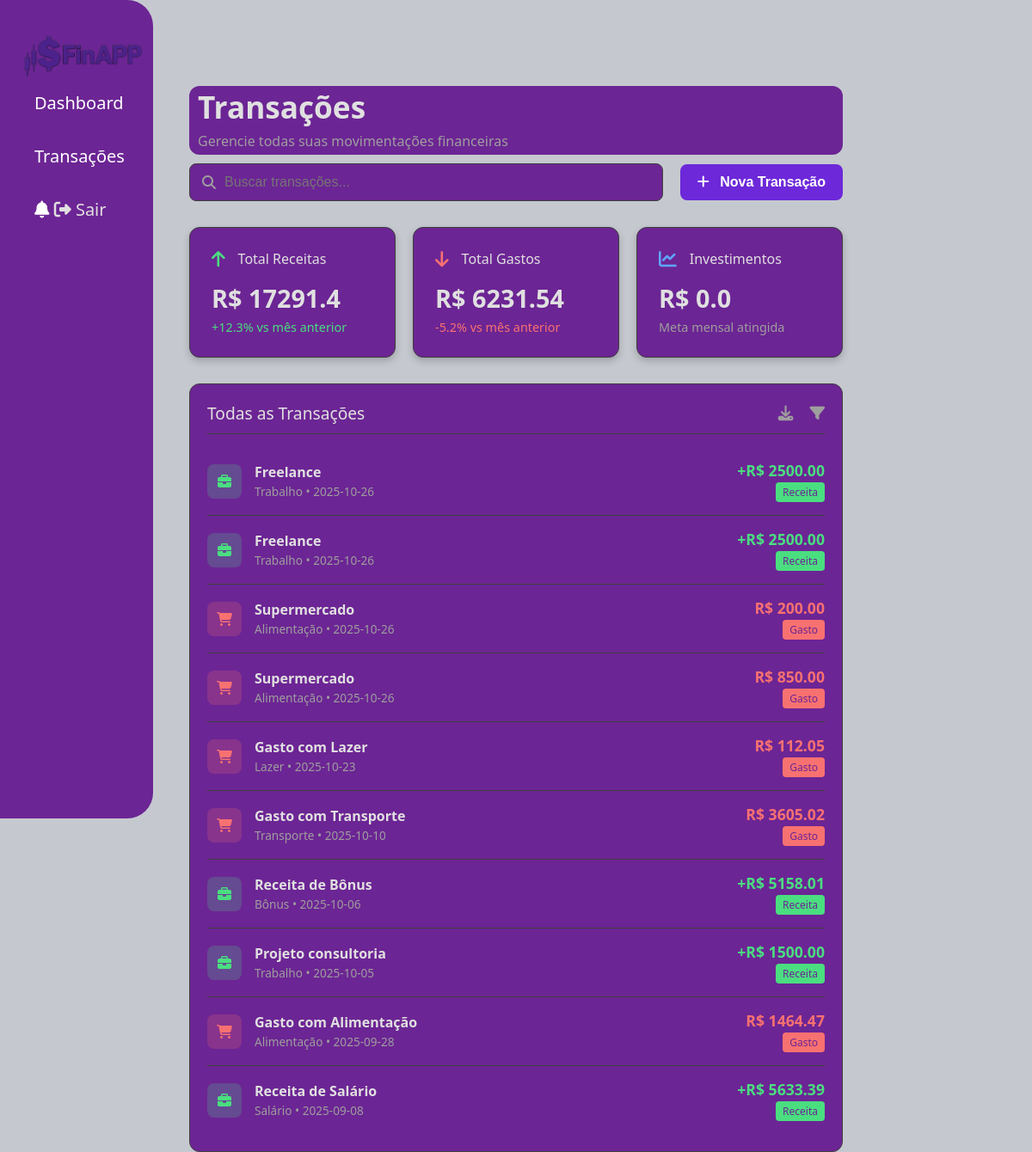
Before: /transacoes (signed in) with the older database file.
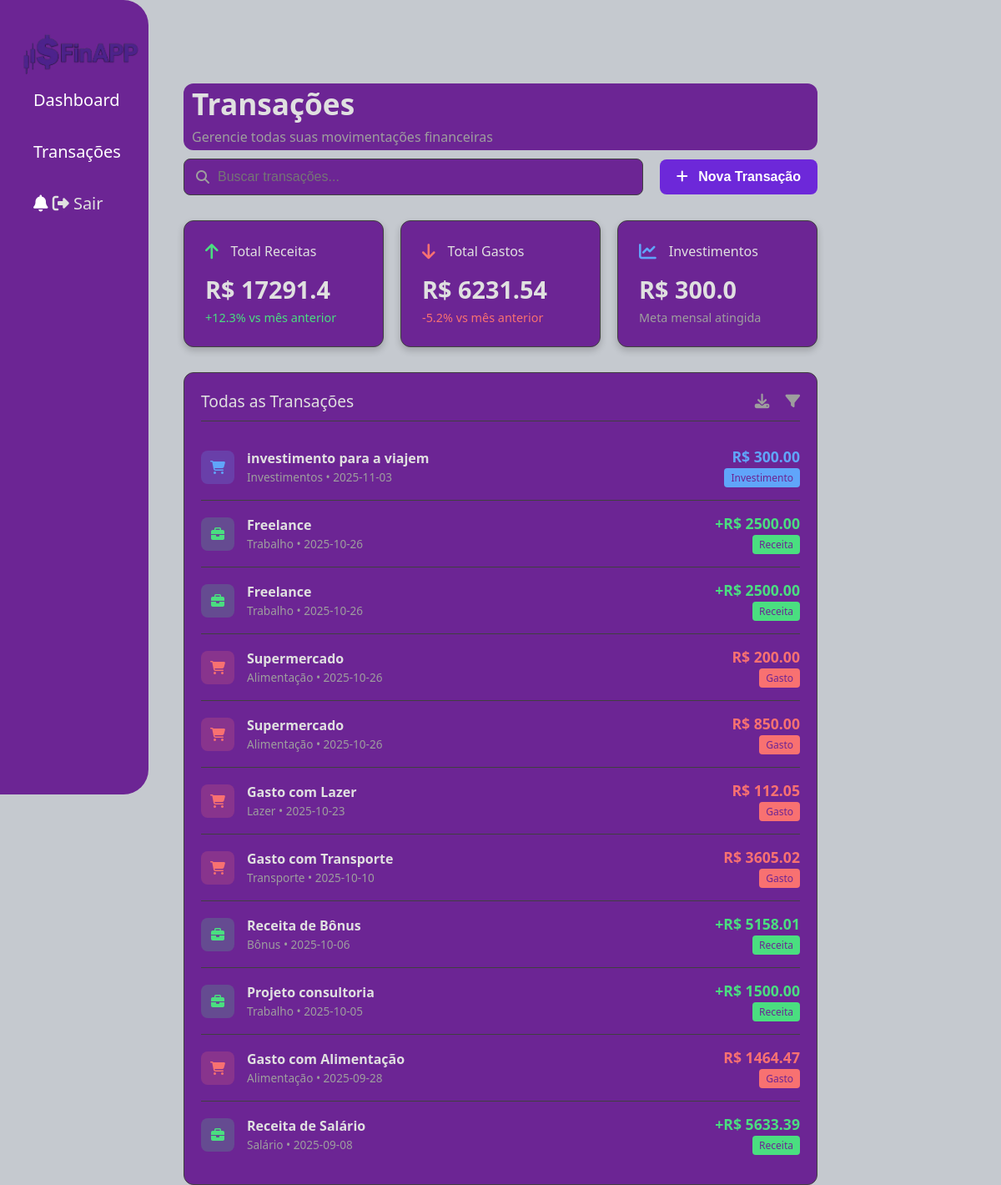
After: the same page with the newer database file.
### tables this page shows
CREATE TABLE TB_Transacao (
    id_transacao INTEGER PRIMARY KEY AUTOINCREMENT,
    id_usuario INTEGER NOT NULL,
    tipo TEXT NOT NULL,           -- receita ou despesa
    categoria TEXT NOT NULL,
    valor REAL NOT NULL,
    data_transacao DATE DEFAULT (date('now')),
    descricao TEXT,
    FOREIGN KEY (id_usuario) REFERENCES TB_Usuario(id_usuario)
);

### app.py (the view, shortened to what this page needs)
@app.route("/transacoes", methods=["GET", "POST"])
def transacoes():
    if "user_id" not in session:
        flash("Faça login para acessar as transações.")
        return redirect(url_for("login_form"))
    conn = get_connection()
    cursor = conn.cursor()
    try:
        cursor.execute("""
            SELECT descricao, tipo, categoria, valor, data_transacao
            FROM TB_Transacao
            WHERE id_usuario = ?
            ORDER BY data_transacao DESC
        """, (session["user_id"],))
        transacoes = cursor.fetchall()
        total_receita = sum(t[3] for t in transacoes if t[1] == "receita")
        total_gasto = sum(t[3] for t in transacoes if t[1] == "gasto")
        total_investimento = sum(t[3] for t in transacoes if t[1] == "investimento")
    except Exception as e:
        flash(f"Erro ao carregar transações: {e}")
        transacoes = []
        total_receita = total_gasto = total_investimento = 0
    finally:
        cursor.close()
        conn.close()
    return render_template(
        "transacoes.html",
        transacoes=transacoes,
        total_receita=total_receita,
        total_gasto=total_gasto,
        total_investimento=total_investimento
    )

### db.py (called while the page is built)
def get_connection():
    base_dir = os.path.dirname(os.path.abspath(__file__))
    data_dir = os.path.join(base_dir, "data")
    os.makedirs(data_dir, exist_ok=True)
    db_path = os.path.join(data_dir, "database.db")
    print(f"📁 Conectando ao banco de dados: {db_path}")
    return sqlite3.connect(db_path)

### templates/transacoes.html (shortened to what the changed rows need)
<!DOCTYPE html>
<html lang="pt-BR">
<head>
    <link rel="stylesheet" href="{{ url_for('static', filename='css/style-transacoes.css') }}">
    <link rel="stylesheet" href="https://cdnjs.cloudflare.com/ajax/libs/font-awesome/6.4.2/css/all.min.css">
</head>
<body>
    <main class="transacoes-page">
        <header class="page-header">
            <div>
                <h1>Transações</h1>
            </div>
        </header>
        <section class="metricas-transacoes">
            <div class="card-metrica card-investimento">
                <div class="header-card">
                    <i class="fas fa-chart-line icon-investimento"></i>
                    <h3>Investimentos</h3>
                </div>
                <p class="valor-principal">R$ {{ total_investimento|float|round(2) }}</p>
                <p class="meta-atingida">Meta mensal atingida</p>
            </div>
        </section>
        <section class="lista-transacoes-box">
            <div class="lista-header">
                <h2>Todas as Transações</h2>
            </div>
            <ul class="lista-transacoes">
                {% for t in transacoes %}
                    {% set descricao = t[0] %}
                    {% set tipo = t[1] %}
                    {% set categoria = t[2] %}
                    {% set valor = t[3]|float %}
                    {% set data = t[4] %}
                    {% set tipoClasse = tipo %}
                    {% set tipoIcone = "fas fa-briefcase" if tipo=="receita" else ("fas fa-home" if categoria=="Moradia" else "fas fa-shopping-cart") %}
                    {% set valorPrefix = "+" if tipo=="receita" else "" %}
                    {% set tagNome = tipo.capitalize() %}
                <li class="transacao {{ tipoClasse }}">
                    <div class="icone-tipo tipo-{{ tipoClasse }}"><i class="{{ tipoIcone }}"></i></div>
                    <div class="detalhes">
                        <span class="nome">{{ descricao }}</span>
                        <span class="sub-detalhe">{{ categoria }} • {{ data }}</span>
                    </div>
                    <div class="valor-box">
                        <span class="valor valor-{{ tipoClasse }}">{{ valorPrefix }}R$ {{ "%.2f"|format(valor) }}</span>
                        <span class="tag tag-{{ tipoClasse }}">{{ tagNome }}</span>
                    </div>
                </li>
                {% endfor %}
            </ul>
        </section>
    </main>
</body>
</html>

Changed rows visible on the page:
added TB_Transacao: descricao "investimento para a viajem", categoria "Investimentos", data_transacao "2025-11-03", valor "300.00", tipo "Investimento"
Other visible differences:
{{ total_investimento|float|round(2) }}: "0.0" → "300.0"
